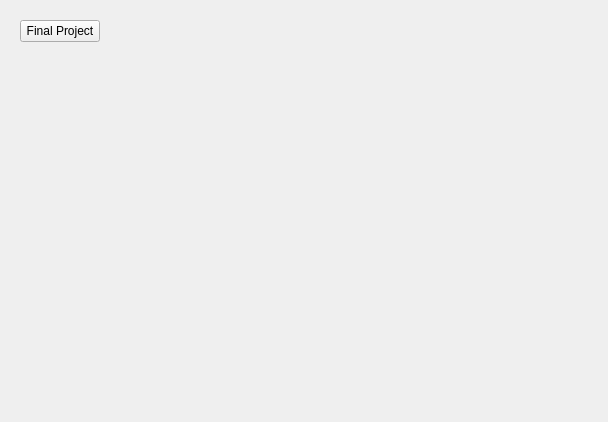
<?xml version="1.0" encoding="UTF-8"?>
<ui version="4.0">
 <class>Form</class>
 <widget class="QWidget" name="Form">
  <property name="geometry">
   <rect>
    <x>0</x>
    <y>0</y>
    <width>608</width>
    <height>422</height>
   </rect>
  </property>
  <property name="windowTitle">
   <string>Form</string>
  </property>
  <layout class="QHBoxLayout" name="horizontalLayout">
   <item>
    <widget class="QWidget" name="widget_2" native="true">
     <layout class="QVBoxLayout" name="verticalLayout">
      <item>
       <widget class="QPushButton" name="assignment4Btn">
        <property name="text">
         <string>Final Project</string>
        </property>
       </widget>
      </item>
      <item>
       <spacer name="verticalSpacer">
        <property name="orientation">
         <enum>Qt::Vertical</enum>
        </property>
        <property name="sizeHint" stdset="0">
         <size>
          <width>20</width>
          <height>40</height>
         </size>
        </property>
       </spacer>
      </item>
     </layout>
    </widget>
   </item>
   <item>
    <spacer name="horizontalSpacer">
     <property name="orientation">
      <enum>Qt::Horizontal</enum>
     </property>
     <property name="sizeHint" stdset="0">
      <size>
       <width>438</width>
       <height>20</height>
      </size>
     </property>
    </spacer>
   </item>
  </layout>
 </widget>
 <resources/>
 <connections/>
</ui>
